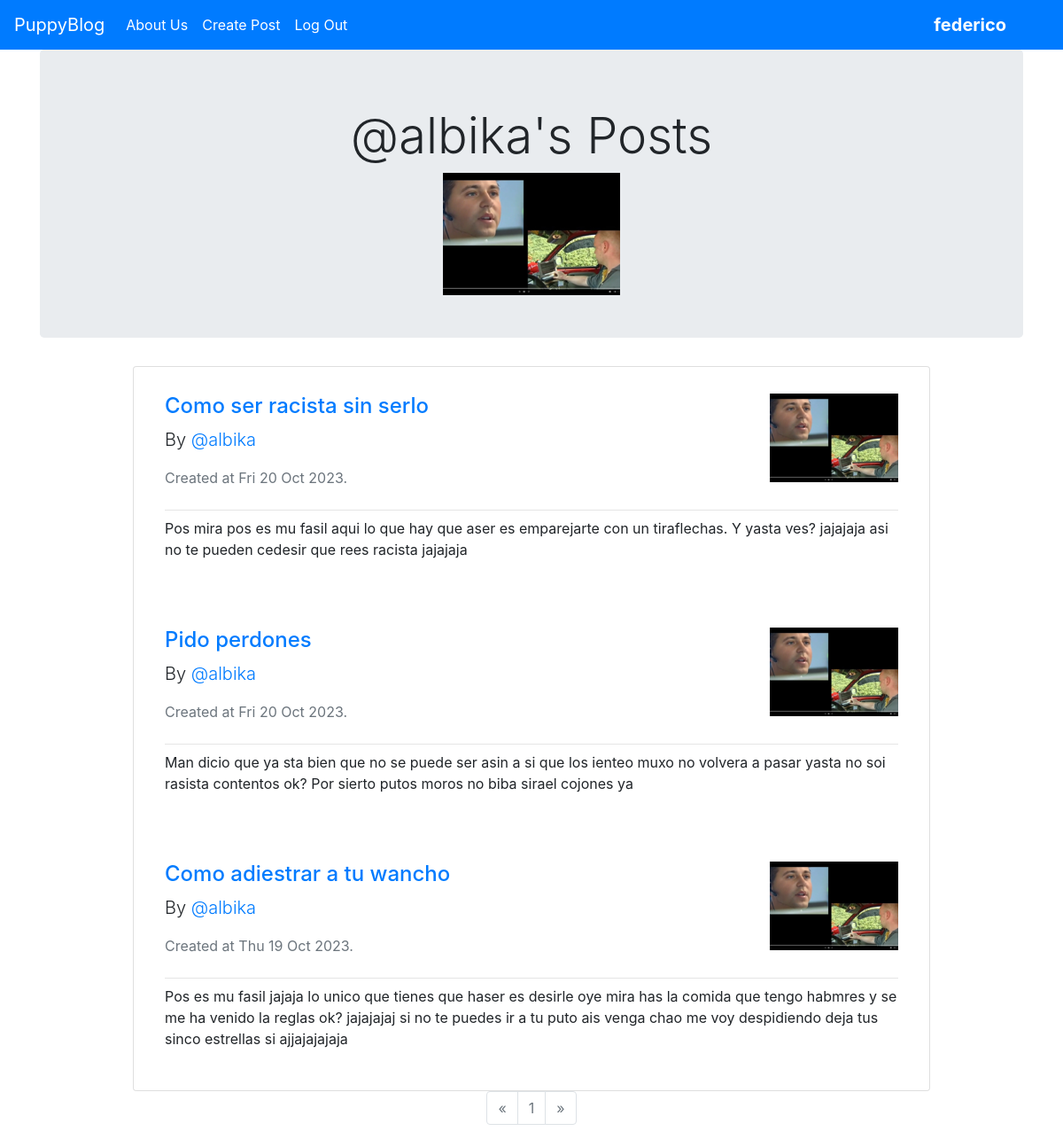
Screenshot of /albika (signed in) with the database file from the repository.
### project/models.py (models this page shows, shortened)
class TimedBase(db.Model):
    __abstract__ = True
    created_at: Mapped[datetime] = mapped_column(default=datetime.now())

class User(TimedBase, UserMixin):
    __tablename__ = "users"
    id: Mapped[int] = mapped_column(primary_key=True)
    profile_img: Mapped[str] = mapped_column(
        String(64), nullable=False, default="default_profile.png"
    )
    email: Mapped[str] = mapped_column(
        String(64), nullable=False, unique=True, index=True
    )
    username: Mapped[str] = mapped_column(String(64), unique=True, index=True)
    password_hash: Mapped[str] = mapped_column(String(128))
    posts: Mapped[list["BlogPost"]] = relationship(back_populates="author")

class BlogPost(TimedBase):
    __tablename__ = "blogposts"
    id: Mapped[int] = mapped_column(primary_key=True)
    user_id: Mapped[int] = mapped_column(ForeignKey('users.id'), nullable=False)
    title: Mapped[str] = mapped_column(String(128),nullable=False)
    text: Mapped[str] = mapped_column(nullable=False)
    author: Mapped["User"] = relationship(back_populates="posts")

### project/users/views.py (the view)
@users.route("/<username>")
@login_required
def posts(username):
    page = request.args.get("page", 1, int)
    with app.app_context():
        user = User.query.filter_by(username=username).first_or_404()
        posts = (
            BlogPost.query.filter_by(author=user)
            .order_by(BlogPost.created_at.desc())
            .paginate(page=page, per_page=5)
        )
        print(posts.first, posts.has_next, posts.has_prev, flush=True)
        return render_template("user_posts.html", posts=posts, user=user)

### project/models.py (called while the page is built)
@login_manager.user_loader
def load_user(user_id):
    with app.app_context():
        user = User.query.filter_by(id=user_id).first()
    return user

### project/templates/user_posts.html (shortened to what this page needs)
{% extends 'base.html' %}
{% block content %}
<div class="container">
    <div class="jumbotron text-center" style="padding-bottom: 3rem;">
        <h1 class="display-4">@{{ user.username }}'s Posts</h1>
        <img src="{{ url_for('static', filename= 'profile_imgs/' + user.profile_img) }}" alt="Profile Image">
    </div>
</div>
<div class="card container" style="width: 75%;">
  {% for post in posts.items%}
  <div class="card-body " style="margin-bottom: 10px; padding-top: 30px; padding-bottom: 20px;">
    <div style="display: flex; justify-content: space-between;">
      <div>
        <h4><a href="{{url_for('blog_posts.view', blog_post_id = post.id)}}">{{post.title}}</a></h4>
        <p class="lead">By <a href="{{url_for('users.posts', username = post.author.username)}}">
            @{{ post.author.username }}
          </a>
        </p>
        <p class="text-muted">Created at {{ post.created_at.strftime('%a %d %b %Y') }}.</p>
      </div>
      <div>
        <img style="height: 100px; width: auto;" src="{{url_for('static', filename='profile_imgs/'+post.author.profile_img)}}" alt="Profile Image">
      </div>
    </div>
    <hr class="my-2">
    <p>{{ post.text }}</p>
  </div>
  {% endfor %}
</div>
<nav aria-label="Page navigation">
  <ul class="pagination justify-content-center">
    {% if posts.has_prev %}
    <li class="page-item">
      {% else %}
    <li class="page-item disabled">
      {% endif %}
      <a class="page-link" href="{{url_for('core.index', page=posts.page - 1)}}" aria-label="Previous">
        <span aria-hidden="true">&laquo;</span>
      </a>
    </li>
    {% for page_num in posts.iter_pages(left_edge=1, right_edge=1, left_current=1, right_current=2) %}
    {% if page_num == posts.page %}
    <li class="page-item disabled">
      {% else %}
    <li class="page-item">
      {% endif %}
      <a class="page-link" href="{{url_for('core.index', page=page_num)}}">{{page_num}}</a>
    </li>
    {% endfor %}
    {% if posts.has_next %}
    <li class="page-item">
      {% else %}
    <li class="page-item disabled">
      {% endif %}
      <a class="page-link" href="{{url_for('core.index', page=posts.page + 1)}}" aria-label="Next">
        <span aria-hidden="true">&raquo;</span>
      </a>
    </li>
  </ul>
</nav>
{% endblock %}

### project/templates/base.html (shortened to what this page needs)
<!doctype html>
<html lang="en">
<head>
    <link rel="stylesheet" href="https://stackpath.bootstrapcdn.com/bootstrap/4.3.1/css/bootstrap.min.css"
>
    <link rel="stylesheet" href="https://maxcdn.bootstrapcdn.com/font-awesome/4.7.0/css/font-awesome.min.css">
    <link rel="stylesheet" href="https://use.fontawesome.com/releases/v5.1.1/css/all.css"
>
</head>
<body>
    <nav class="navbar navbar-expand-sm navbar-dark bg-primary">
        <a class="navbar-brand" href="{{url_for('core.index')}}">PuppyBlog</a>
        <div class="collapse navbar-collapse" id="collapsibleNavId">
            <ul class="navbar-nav mr-auto mt-2 mt-lg-0">
                <li class="nav-item active">
                    <a class="nav-link" href="{{url_for('core.info')}}">About Us</a>
                </li>
                {% if current_user.is_authenticated %}
                <li class="nav-item active">
                    <a class="nav-link" href="{{url_for('blog_posts.create')}}">Create Post</a>
                </li>
                <li class="nav-item active">
                    <a class="nav-link" href="{{url_for('users.logout')}}">Log Out</a>
                </li>
                {% endif %}
            </ul>
            <ul class="navbar-nav  mt-2 mt-lg-0" style="margin-right: 40px;">
                <li class="nav-item active" >
                    <a class="nav-link h5 mb-0" href="{{url_for('users.account')}}"><strong>{{ current_user.username }}</strong></a>
                </li>
            </ul>
        </div>
    </nav>
    {% block content %}
    {% endblock %}
</body>
</html>

### rows the page displays
User: username "federico"
User: username "albika", profile_img (picture)
BlogPost: title "Como ser racista sin serlo", author.username "albika", created_at "Fri 20 Oct 2023", profile_img (picture), text "Pos mira pos es mu fasil aqui lo que hay que aser es emparejarte con un tiraflechas. Y yasta ves? jajajaja asi no te pueden cedesir que rees racista jajajaja"
BlogPost: title "Pido perdones", author.username "albika", created_at "Fri 20 Oct 2023", profile_img (picture), text "Man dicio que ya sta bien que no se puede ser asin a si que los ienteo muxo no volvera a pasar yasta no soi rasista contentos ok? Por sierto putos moros no biba sirael cojones ya"
BlogPost: title "Como adiestrar a tu wancho", author.username "albika", created_at "Thu 19 Oct 2023", profile_img (picture), text "Pos es mu fasil jajaja lo unico que tienes que haser es desirle oye mira has la comida que tengo habmres y se me ha venido la reglas ok? jajajajaj si no te puedes ir a tu puto ais venga chao me voy despidiendo deja tus sinco estrellas si ajjajajajaja"

### other values shown
{{ page_num }} "1"
